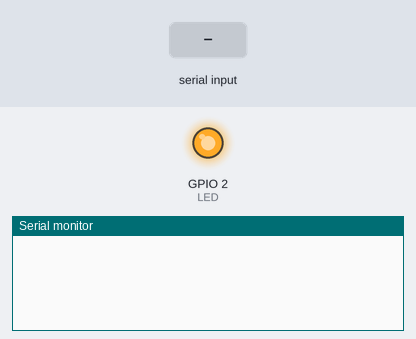
A sketch run on a simulated ESP32. Parts: output pins drawn as LEDs (lit = HIGH), the last lines printed to the serial monitor. Inputs (shaded band) come from the test bench. WiFi joins after 1.5 s; servers stay silent unless stated; uploads are accepted with an empty reply; random numbers use the default seed unless the sketch sets one; no MQTT or app messages arrive unless stated.

Above: at 2.7 s.
2.8 s: "RFID:\n" received over the second serial link
At 4.0 s:
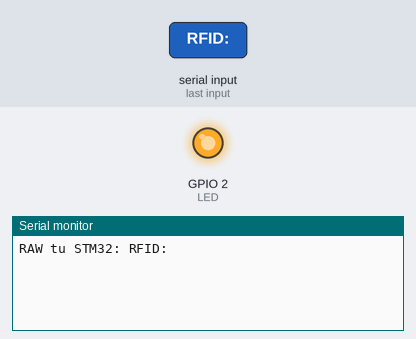
4.3 s: "TB:\n" received over the second serial link
At 5.2 s:
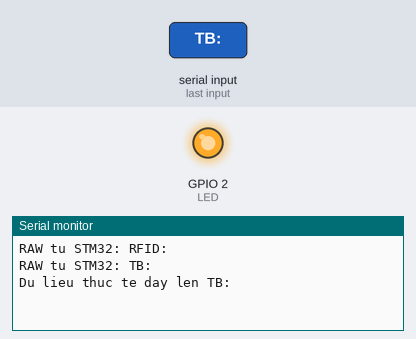
5.8 s: "sos\n" received over the second serial link
At 6.4 s:
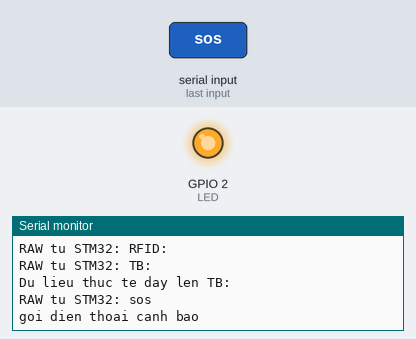

The sketch:

IOT_GATEWWAY.ino
```cpp
#include <WiFi.h>
#include <HTTPClient.h>
#include <WiFiClientSecure.h>
#include <PubSubClient.h>

#define LED 2
#define WIFI_SSID "XXX"
#define WIFI_PASSWORD "XXXXXX"
#define TOKEN "XXXXXXXX"
#define THINGSBOARD_SERVER "mqtt.thingsboard.cloud"

String GOOGLE_SCRIPT_URL = "https://script.google.com/macros/s/XXXX/exec";

WiFiClient espClient;
PubSubClient client(espClient);
HardwareSerial STM32_Serial(2);

void setup_wifi() {
  pinMode(LED, OUTPUT);
  WiFi.begin(WIFI_SSID, WIFI_PASSWORD);
  while (WiFi.status() != WL_CONNECTED) {
    delay(500);
  }
  digitalWrite(LED, HIGH);
}

void reconnect_mqtt() {
  while (!client.connected()) {
    if (client.connect("ESP32_Bus_Bridge", TOKEN, NULL)) {
    } else {
      delay(3000);
    }
  }
}

String sendToGoogle(String rfid) {
  if (WiFi.status() != WL_CONNECTED) return "ERROR_WIFI";

  WiFiClientSecure clientSecure;
  clientSecure.setInsecure();

  HTTPClient http;
  String url = GOOGLE_SCRIPT_URL + "?id=" + rfid;

  http.begin(clientSecure, url);
  http.setFollowRedirects(HTTPC_STRICT_FOLLOW_REDIRECTS);

  int httpCode = http.GET();
  String payload = "ERROR";

  if (httpCode > 0) {
    payload = http.getString();
  }

  http.end();
  payload.trim();

  return payload;
}

void setup() {
  Serial.begin(115200);
  STM32_Serial.begin(115200, SERIAL_8N1, 16, 17);
  setup_wifi();
  client.setServer(THINGSBOARD_SERVER, 1883);
}

void loop() {
  if (!client.connected()) {
    reconnect_mqtt();
  }

  client.loop();

  if (STM32_Serial.available()) {
    String input = STM32_Serial.readStringUntil('\n');
    input.trim();

    Serial.println("RAW tu STM32: " + input);

    if (input.length() > 0) {

      if (input.startsWith("RFID:")) {
        String rfidCode = input.substring(5);
        String response = sendToGoogle(rfidCode);
        STM32_Serial.println("GS:" + response);
        Serial.println(response);
      }

      else if (input.startsWith("TB:")) {
        String jsonPayload = input.substring(3);
        int lastBrace = jsonPayload.lastIndexOf('}');

        if (lastBrace != -1) {
          String cutJson = jsonPayload.substring(0, lastBrace);

          float fakeTemp = 25.0 + (random(0, 11) / 10.0);
          int fakeHum = random(50, 55);

          if (cutJson.length() > 1) {
            cutJson += ",";
          }

          cutJson += "\"temperature\":" + String(fakeTemp, 1) +
                     ",\"humidity\":" + String(fakeHum) + "}";

          jsonPayload = cutJson;
        }

        Serial.println("Du lieu thuc te day len TB: " + jsonPayload);
        client.publish("v1/devices/me/telemetry", (char*)jsonPayload.c_str());
      }

      else if (input.equalsIgnoreCase("sos")) {
        Serial.println("goi dien thoai canh bao");
      }
    }
  }
}
```

Measured:
- after the input at 2.8 s, the serial monitor: prints a new line at once (image 1)
- after the input at 4.3 s, the serial monitor: prints a new line at once (image 2)
- after the input at 5.8 s, the serial monitor: prints a new line at once (image 3)
